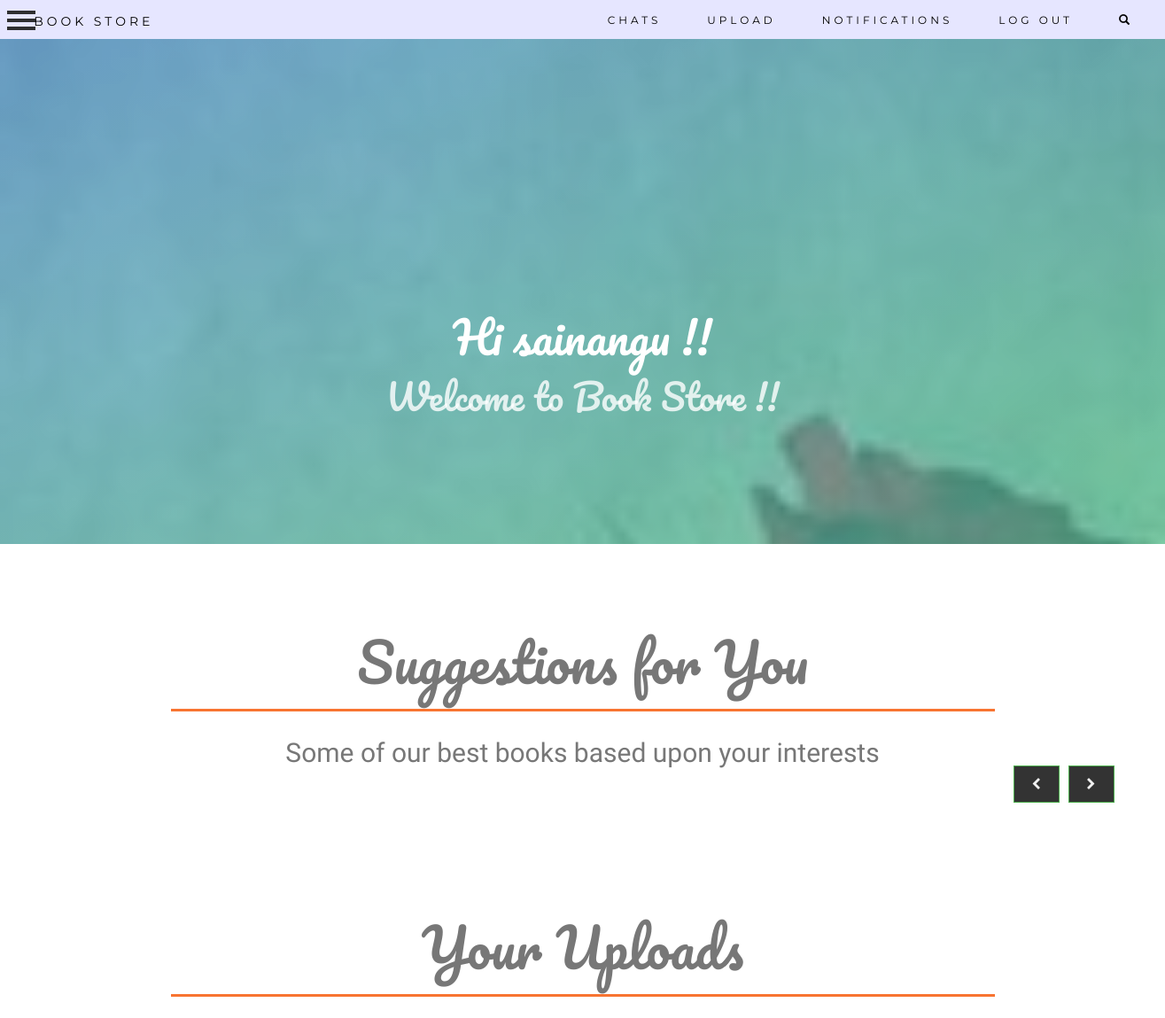
The app's page / (signed in, upper part), older data.
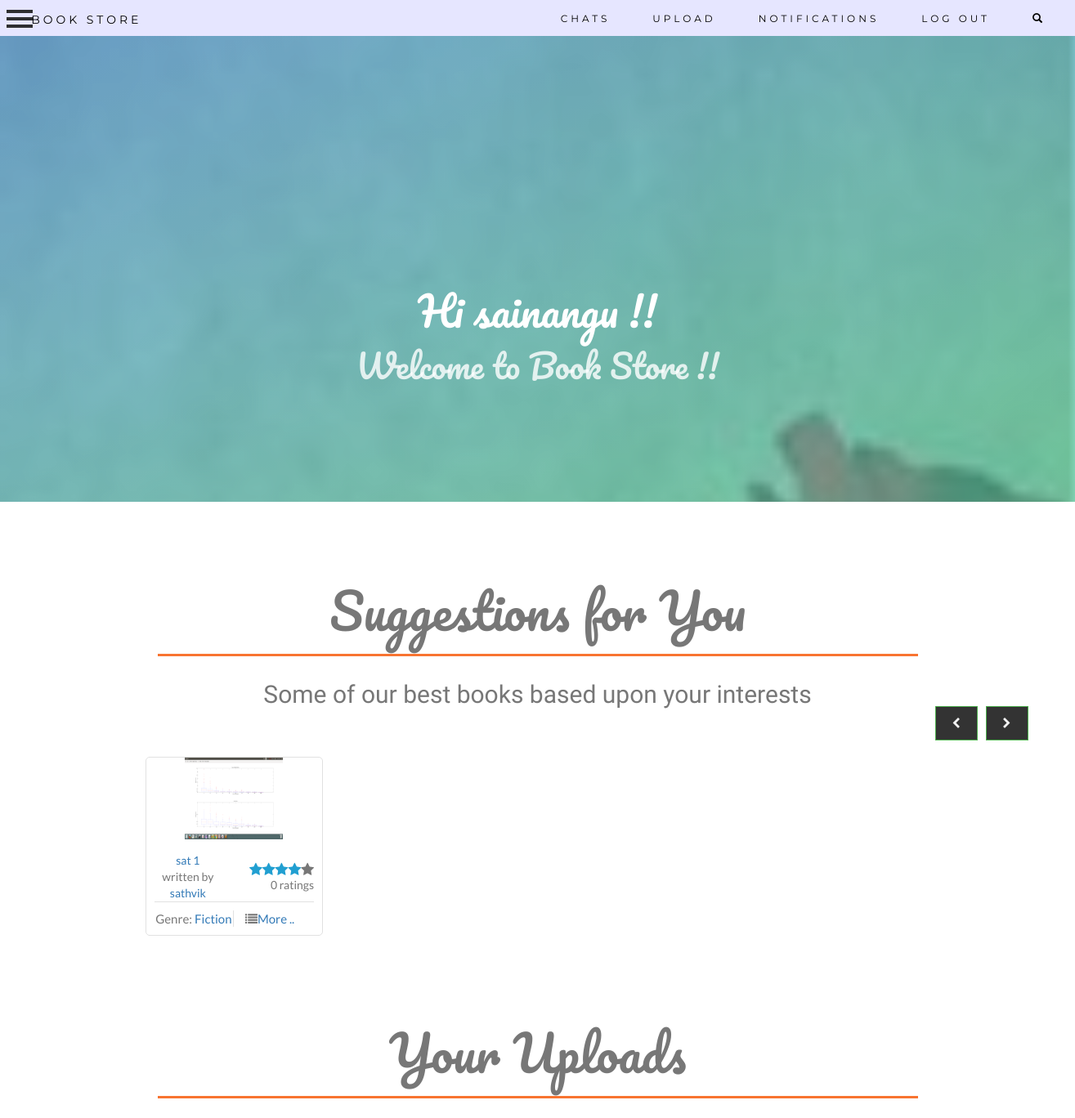
The same page, newer data.
### blog/models.py (models this page shows)
class Document(models.Model):
    genre_choices=(('Fiction','Fiction'),('LoveandRomance','LoveandRomance'),("Mystery","Mystery"),("Thriller","Thriller"),("ScienceandFiction","ScienceandFiction"),("Fantasy","Fantasy"),("Horror","Horror"),("ActionandAdventure","ActionandAdventure"),("Comedy","Comedy"),("Poetry","Poetry"),("Study","Study"),)
    rating = models.FloatField(null=True, blank=True, default=0.0)
    no_ratings = models.IntegerField(default=0)
    user=models.ForeignKey('auth.User',default=1)
    uploader = models.CharField(max_length=200,default='')
    title = models.CharField(max_length=200,default='')
    author = models.CharField(max_length=200,default='')
    genre = models.CharField(
        max_length=20,
        choices=genre_choices,
        default='fiction',)
    description = models.CharField(max_length=255, blank=True)
    document = models.FileField(upload_to='documents/')
    image = models.ImageField(upload_to='images/',default = 'pic_folder/None/no-img.jpg')
    public = models.BooleanField(default=True)
    rmembers=models.ManyToManyField('auth.User',related_name='rmembers')
    published_date = models.DateTimeField(auto_now_add=True)
    searchshow = models.BooleanField(default=True)

### blog/views.py (the view)
# urls.py: url(r'^$', entry_views.home, name='home'),
@login_required
def home(request):
    documents = Document.objects.order_by('published_date').filter(user=request.user,searchshow=True)
    ads = Advertise.objects.order_by('published_date').filter(user=request.user)
    interest = Interest.objects.get(user=request.user)
    choices=['Fiction','LoveandRomance',"Mystery","Thriller","ScienceandFiction","Fantasy","Horror","ActionandAdventure","Comedy","Poetry","Study"]
    doc=Document.objects.order_by('published_date').filter(genre__in=interest.my_field,searchshow=True).exclude(user=request.user)
    Communities=Community.objects.all().exclude(admin=request.user)
    communities=[c for c in Communities]
    jpclist=map(lambda x:[x,x.jrequests.all()],communities)
    oCom=Community.objects.filter(admin=request.user)
    ocom=[c for c in oCom]
    opclist=map(lambda x:[x,x.jrequests.all().count()],ocom)
    jcom=Join.objects.get(user=request.user).jlist.all()
    readreq=Readpending.objects.filter(user=request.user)
    rplist=map(lambda x:[x.doc,x.rplist.all()],readreq)
    return render(request, 'home.html',{'documents': documents,'ads':ads,'interest':interest,'doc':doc,'jpclist':jpclist,'jcom':jcom,'opclist':opclist,'rplist':rplist,'choices':choices})

### templates/home.html (shortened to what the changed rows need)
{% extends 'base.html' %}
{% block content %}
<section id="top-home" data-section="home">
        <div class="container">
            <div class="text-wrap">
                <div class="text-inner">
                    <div class="row">
                        <div class="col-md-8 col-md-offset-2">
                            <h1 class="to-animate" style="font-size:50px;font-family:Pacifico">Hi {{ user.get_username }} !!</h1>
                            <h2 class="to-animate" style="font-size:40px;font-family:Pacifico">Welcome to Book Store !!</h2>
                    </div>
                </div>
            </div>
        </div>
    </div>
</section>
<div id="suggestions">
<div class="container text-center">
    <h1 style="font-size:60px;font-family:Pacifico">Suggestions for You</h1>
    <hr style="background:#F87431; border:0; height:3px" />
        <p style="font-family: 'Poiret One';font-size:30px;font-style:cursive;"><em>Some of our best books based upon your interests </em></p>
    <br>
    <div class="container" style="margin-top: -150px;">
        <div class="row">
            <div class="row">
                <div class="col-md-9"></div>
                <div class="col-md-3">
                </div>
            </div>
            <div id="carousel-example" class="carousel slide hidden-xs" data-ride="carousel">
                <div class="carousel-inner" style="margin-left: -120px;margin-top: 20px">
                <div class="item active ">
                <div class="row">
                {% for object in doc %}
                                <div class="col-sm-3">
                                    <div class="col-item">
                                        <div class="photo">
                                            <img src="{{object.image.url}}" style="width:120px;height:100px;" class="img-responsive" alt="a">
                                        </div>
                                        <div class="info">
                                            <div class="row">
                                                <div class="price col-md-6">
                                                    <h5><a href="{% url 'bookpage' pk=object.pk %}">{{ object.title }}</a></h5>
                                                    <h5>written by</h5>
                                                    <h5 class="price-text-color"><a href="{% url 'author' pk=object.author %}">{{object.author}}</a></h5>
                                                </div>
                                                <div class="rating hidden-sm col-md-6">
                                                    <i class="price-text-color fa fa-star"></i><i class="price-text-color fa fa-star">
                                                    </i><i class="price-text-color fa fa-star"></i><i class="price-text-color fa fa-star">
                                                    </i><i class="fa fa-star"></i>
                                                    <h5 style="margin-top:-15px;">{{object.no_ratings}} ratings</h5>
                                                </div>
                                            </div>
                                            <div class="separator clear-left">
                                                <p class="btn-add">
                                                    Genre:<a href="{% url 'genre' pk=object.genre %}" class="hidden-sm"> {{object.genre}}</a></p>
                                                <p class="btn-details" style="margin-left: -10px;">
                                                    <i class="fa fa-list"></i><a href="{% url 'bookpage' pk=object.pk %}" class="hidden-sm">More ..</a></p>
                                            </div>
                                            <div class="clearfix"></div>
                                        </div>
                                    </div>
                                </div>
                            {% endfor %}
                        </div>
                    </div>
                </div>
            </div>
        </div>
    </div>
</div>
</div>
<div id="youruploads">
<div class="container text-center" style="margin-top: -150px;">
    <h1 style="font-size:60px;font-family:Pacifico">Your Uploads</h1>
    <br>
</div>
</div>
{% endblock %}

Row changes from the older to the newer data that the page shows:
added Document: image (picture), title "sat 1", author "sathvik", no_ratings "0", genre "Fiction"
